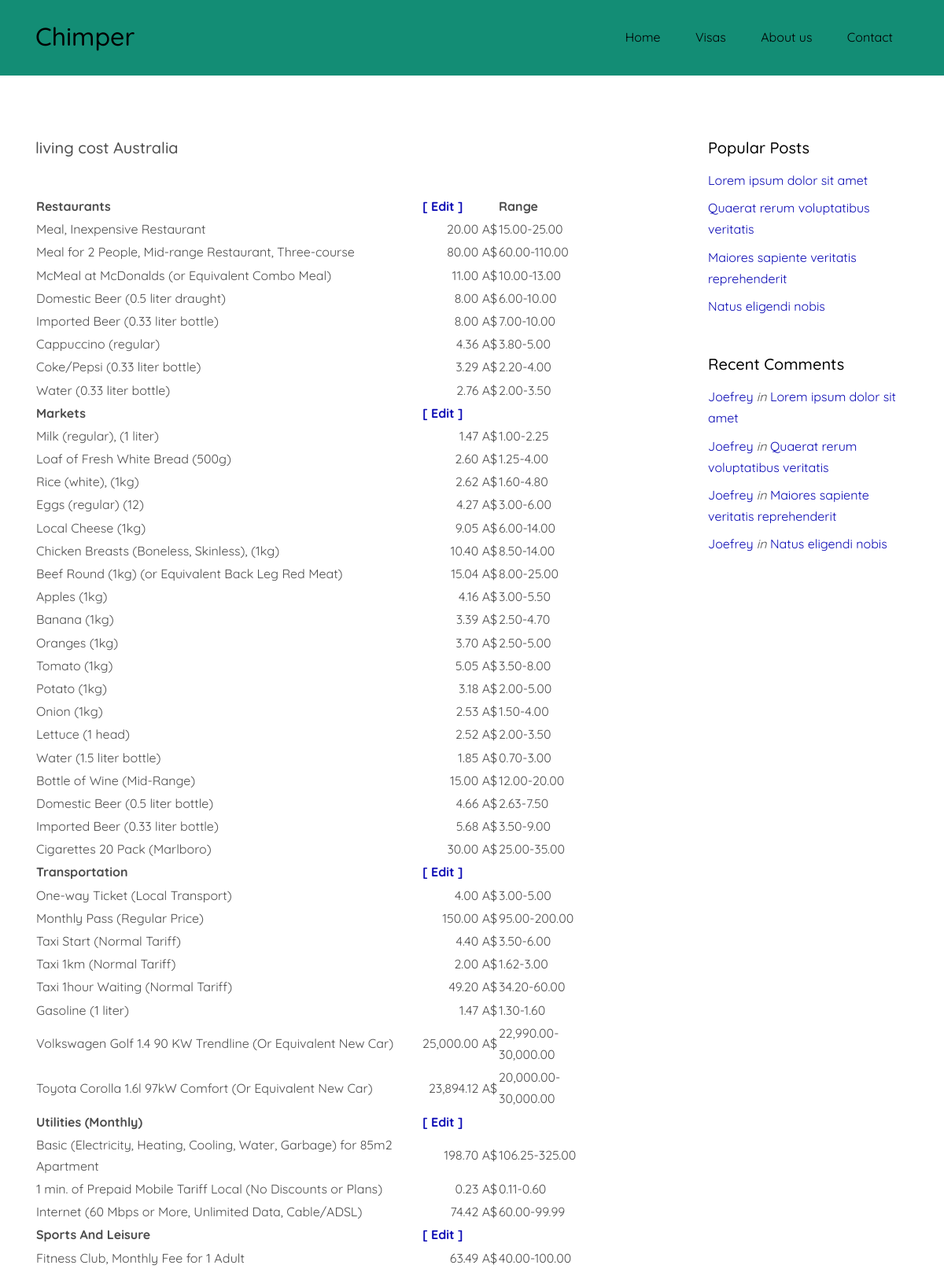
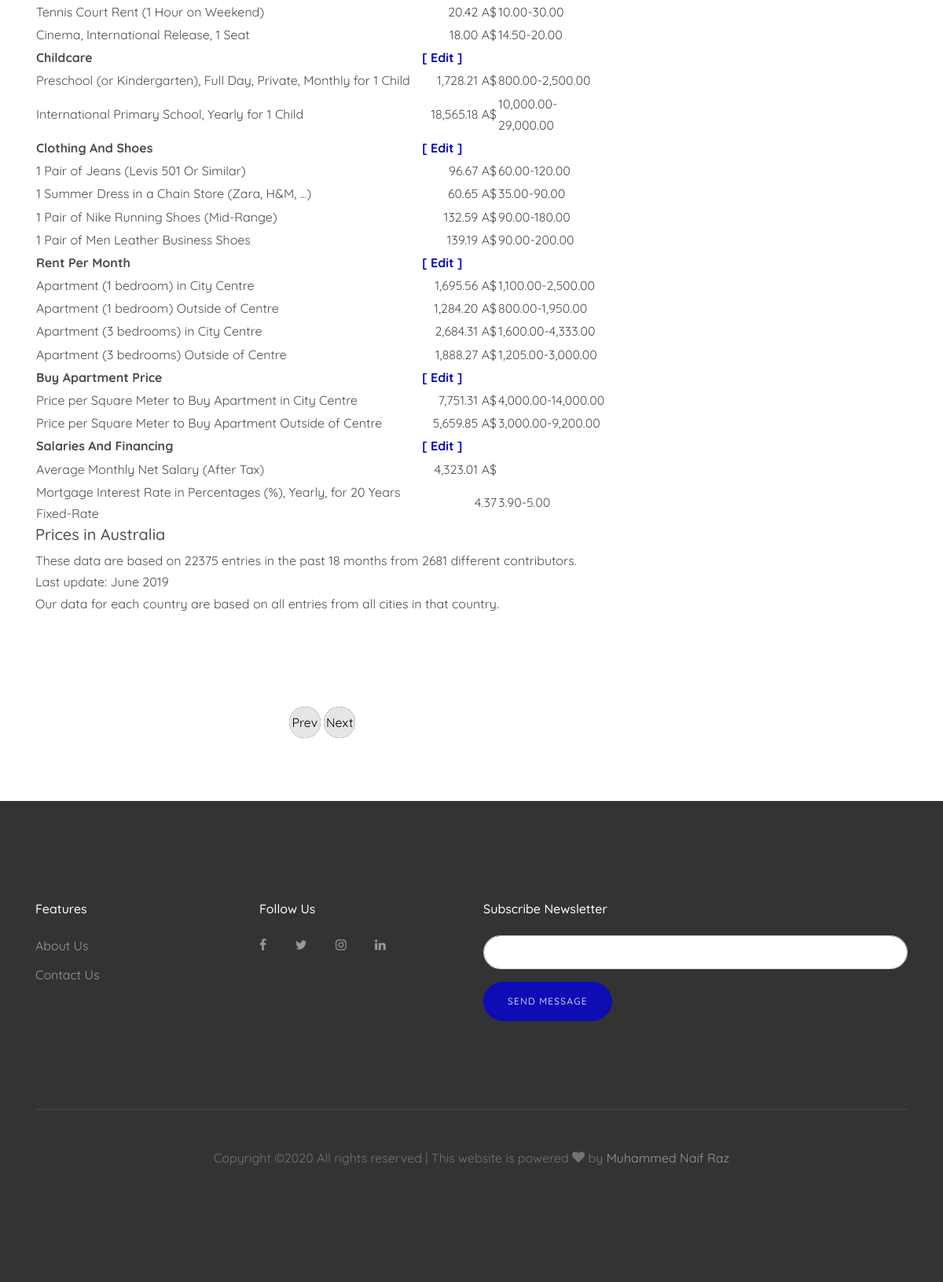
Page /livingcost/2 on the committed database (2 pictures, top to bottom).
### blogapp/models.py (models this page shows, shortened)
class livingcost(models.Model):
    article_author=models.ForeignKey(author,on_delete=models.CASCADE)
    title=models.CharField(max_length=100)
    body = RichTextField()
    posted_on = models.DateTimeField(auto_now=False, auto_now_add=True)
    updated_on = models.DateTimeField(auto_now=True, auto_now_add=False)

### blogapp/views.py (the view)
# urls.py: path('livingcost/<int:id>', views.livingcost, name="blog4"),
def livingcost(request,id):
    post = get_object_or_404(LivingcostClass,pk=id)
    first = LivingcostClass.objects.first()
    last = LivingcostClass.objects.last()
    context = {
        "post": post,
        "first": first,
        "last": last
    }
    return render(request, "blog4.html",context)

### templates/blog4.html (shortened to what this page needs)
{% extends 'base.html' %}
{% load static %}
    {% block content %}
    <section class="site-section">
      <div class="container">
        <div class="row">
          <div class="col-md-8">
            <div class="row mb-5">
              <div class="col-md-12 col-lg-12 mb-4 mb-lg-4">
                <div class="h-entry">
                <h2> living cost {{ post.title }}    </h2>
                  </div>
              </div>
              <div class="col-md-12 col-lg-12 mb-4 mb-lg-4">
                <div class="h-entry">
                  <p>{{ post.body|safe }}</p>
                </div>
              </div>
            </div>
            <div class="row">
              <div class="col-12">
                <div class="custom-pagination text-center">
                    {% if post.id > first.id %}
             <a href="{% url 'blog4' id=post.id|add:'-1' %}" ><span> Prev</span></a>
                      {% endif %}
                 {% if post.id < last.id %}
             <a href="{% url 'blog4' id=post.id|add:'1' %}"><span>Next </span></a>
                     {% endif %}
                </div>
              </div>
            </div>
          </div>
          <div class="col-md-3 ml-auto">
            <div class="mb-5">
              <h3 class="h5 text-black mb-3">Popular Posts</h3>
              <ul class="list-unstyled">
                <li class="mb-2"><a href="#">Lorem ipsum dolor sit amet</a></li>
                <li class="mb-2"><a href="#">Quaerat rerum voluptatibus veritatis</a></li>
                <li class="mb-2"><a href="#">Maiores sapiente veritatis reprehenderit</a></li>
                <li class="mb-2"><a href="#">Natus eligendi nobis</a></li>
              </ul>
            </div>
            <div class="mb-5">
              <h3 class="h5 text-black mb-3">Recent Comments</h3>
              <ul class="list-unstyled">
                <li class="mb-2"><a href="#">Joefrey</a> <em>in</em> <a href="#">Lorem ipsum dolor sit amet</a></li>
                <li class="mb-2"><a href="#">Joefrey</a> <em>in</em> <a href="#">Quaerat rerum voluptatibus veritatis</a></li>
                <li class="mb-2"><a href="#">Joefrey</a> <em>in</em> <a href="#">Maiores sapiente veritatis reprehenderit</a></li>
                <li class="mb-2"><a href="#">Joefrey</a> <em>in</em> <a href="#">Natus eligendi nobis</a></li>
              </ul>
            </div>
          </div>
        </div>
    </section>
{% endblock %}

### templates/base.html (shortened to what this page needs)
<!DOCTYPE html>
<html lang="en">
  <head>
      <link rel="stylesheet" href="https://cdnjs.cloudflare.com/ajax/libs/font-awesome/4.7.0/css/font-awesome.min.css">
      {% load static %}
    <link rel="stylesheet" href="{% static 'fonts/icomoon/style.css'  %}">
    <link rel="stylesheet" href="{% static 'css/bootstrap.min.css' %}">
    <link rel="stylesheet" href="{% static 'css/magnific-popup.css' %}">
    <link rel="stylesheet" href="{% static 'css/jquery-ui.css'  %}">
    <link rel="stylesheet" href="{% static 'css/owl.carousel.min.css' %}">
    <link rel="stylesheet" href="{% static 'css/owl.theme.default.min.css' %}">
    <link rel="stylesheet" href="{% static 'css/bootstrap-datepicker.css' %}">
    <link rel="stylesheet" href="{% static 'fonts/flaticon/font/flaticon.css' %}">
    <link rel="stylesheet" href="{% static 'css/aos.css' %}">
    <link rel="stylesheet" href="{% static 'css/style.css' %}">
    <link rel="stylesheet" type="text/css" href="{% static 'css/mystyle.css' %}">
  </head>
  <body>
  <div class="site-wrap">
    <header class="site-navbar py-4  con" role="banner">
      <div class="container">
        <div class="row align-items-center">
         <div class="col-11 col-xl-2">
            <h1 class="mb-0 site-logo"><a href="index.html" class="text-black h2 mb-0">Chimper</a></h1>
          </div>
          <div class="col-12 col-md-10 d-none d-xl-block">
            <nav class="site-navigation position-relative text-right" role="navigation">
              <ul class="site-menu js-clone-nav mr-auto d-none d-lg-block">
                <li><a href="{% url 'index'  %}">Home</a></li>
                <li><a href="https://www.facebook.com/">Visas</a></li>
                <li><a href="{% url 'about'  %}">About us</a></li>
                <li><a href="{% url 'contact'  %}">Contact</a></li>
              </ul>
            </nav>
          </div>
          </div>
        </div>
      </div>
{% block content %}
{% endblock %}
<footer class="site-footer">
      <div class="container">
        <div class="row">
          <div class="col-md-6">
            <div class="row">
              <div class="col-md-6">
                <h2 class="footer-heading mb-4">Features</h2>
                <ul class="list-unstyled">
                  <li><a href="{% url 'about'  %}">About Us</a></li>
                  <li><a href="{% url 'contact'  %}">Contact Us</a></li>
                </ul>
              </div>
              <div class="col-md-6">
                <h2 class="footer-heading mb-4">Follow Us</h2>
                <a href="https://www.facebook.com" class="pl-0 pr-3"><span class="icon-facebook"></span></a>
                <a href="https://www.teitter.com" class="pl-3 pr-3"><span class="icon-twitter"></span></a>
                <a href="https://www.instragram.com" class="pl-3 pr-3"><span class="icon-instagram"></span></a>
                <a href="https://wwww.linkedin.com" class="pl-3 pr-3"><span class="icon-linkedin"></span></a>
              </div>
            </div>
          </div>
          <div class="col-md-6">
            <h2 class="footer-heading mb-4">Subscribe Newsletter</h2>
            <form action="{% url 'index' %}" method="post">
              <div class="row form-group">
                <div class="col-md-12">
                  <input type="email" name="email" class="form-control">
                </div>
              </div>
                <div class="row form-group">
                <div class="col-md-12">
                  <input type="submit" value="Send Message" class="btn btn-primary btn-md text-white">
                </div>
              </div>
            </form>
          </div>
        </div>
        <div class="row pt-5 mt-5 text-center">
          <div class="col-md-12">
            <div class="border-top pt-5">
            <p>
            Copyright &copy;<script>document.write(new Date().getFullYear());</script> All rights reserved | This website is powered <i class="icon-heart" aria-hidden="true"></i> by <a href="https://colorlib.com" target="_blank" >Muhammed Naif Raz</a>
            </p>
            </div>
          </div>
        </div>
      </div>
    </footer>
  </body>
</html>

### blogapp/static/css/mystyle.css (style rules this page uses)
.con { background-color:#138D75; }
* { box-sizing: border-box; }

### rows in the picture
livingcost: title "Australia", body "Restaurants [ Edit ] Range Meal, Inexpensive Restaurant 20.00 A$ 15.00-25.00 Meal for 2 People, Mid-range Restaurant, Three-course 80.00 A$ 60.00-110.00 McMeal at McDonalds (or Equivalent Combo Meal) 11.00 A$ 10.00-13.00 Domestic Beer (0.5 liter draught) 8.00 A$ 6.00-10.00 Imported Beer (0.33 liter bottle) 8.00 A$ 7.00-10.00 Cappuccino (regular) 4.36 A$ 3.80-5.00 Coke/Pepsi (0.33 liter bottle) 3.29 A$ 2.20-4.00 Water (0.33 liter bottle) 2.76 A$ 2.00-3.50 Markets [ Edit ] Milk (regular), (1 liter) 1.47 A$ 1.00-2.25 Loaf of Fresh White Bread (500g) 2.60 A$ 1.25-4.00 Rice (white), (1kg) 2.62 A$ 1.60-4.80 Eggs (regular) (12) 4.27 A$ 3.00-6.00 Local Cheese (1kg) 9.05 A$ 6.00-14.00 Chicken…"
